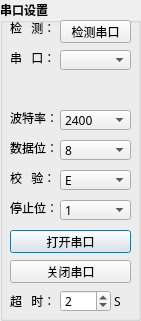
   <widget class="QGroupBox" name="groupBox_8">
    <property name="geometry">
     <rect>
      <x>20</x>
      <y>27</y>
      <width>141</width>
      <height>321</height>
     </rect>
    </property>
    <property name="font">
     <font>
      <family>Microsoft YaHei</family>
      <pointsize>9</pointsize>
      <weight>75</weight>
      <bold>true</bold>
     </font>
    </property>
    <property name="title">
     <string>串口设置</string>
    </property>
    <widget class="QPushButton" name="pbClosePort">
     <property name="geometry">
      <rect>
       <x>10</x>
       <y>260</y>
       <width>121</width>
       <height>23</height>
      </rect>
     </property>
     <property name="font">
      <font>
       <family>Microsoft YaHei</family>
       <pointsize>9</pointsize>
       <weight>50</weight>
       <bold>false</bold>
      </font>
     </property>
     <property name="text">
      <string>关闭串口</string>
     </property>
    </widget>
    <widget class="QComboBox" name="cbPortList">
     <property name="geometry">
      <rect>
       <x>60</x>
       <y>50</y>
       <width>71</width>
       <height>20</height>
      </rect>
     </property>
     <property name="font">
      <font>
       <family>Microsoft YaHei</family>
       <pointsize>9</pointsize>
       <weight>50</weight>
       <bold>false</bold>
      </font>
     </property>
    </widget>
    <widget class="QPushButton" name="pbOpenPort">
     <property name="geometry">
      <rect>
       <x>10</x>
       <y>230</y>
       <width>121</width>
       <height>23</height>
      </rect>
     </property>
     <property name="font">
      <font>
       <family>Microsoft YaHei</family>
       <pointsize>9</pointsize>
       <weight>50</weight>
       <bold>false</bold>
      </font>
     </property>
     <property name="text">
      <string>打开串口</string>
     </property>
     <property name="default">
      <bool>true</bool>
     </property>
    </widget>
    <widget class="QPushButton" name="pbCheckPort">
     <property name="geometry">
      <rect>
       <x>60</x>
       <y>20</y>
       <width>71</width>
       <height>23</height>
      </rect>
     </property>
     <property name="font">
      <font>
       <family>Microsoft YaHei</family>
       <pointsize>9</pointsize>
       <weight>50</weight>
       <bold>false</bold>
      </font>
     </property>
     <property name="text">
      <string>检测串口</string>
     </property>
     <property name="autoRepeatInterval">
      <number>100</number>
     </property>
     <property name="default">
      <bool>false</bool>
     </property>
    </widget>
    <widget class="QLabel" name="lbPortName">
     <property name="geometry">
      <rect>
       <x>10</x>
       <y>80</y>
       <width>121</width>
       <height>20</height>
      </rect>
     </property>
     <property name="font">
      <font>
       <family>Microsoft YaHei</family>
       <weight>50</weight>
       <bold>false</bold>
      </font>
     </property>
     <property name="text">
      <string/>
     </property>
     <property name="textFormat">
      <enum>Qt::AutoText</enum>
     </property>
     <property name="scaledContents">
      <bool>true</bool>
     </property>
     <property name="alignment">
      <set>Qt::AlignRight|Qt::AlignTrailing|Qt::AlignVCenter</set>
     </property>
    </widget>
    <widget class="QComboBox" name="cbBytesize">
     <property name="geometry">
      <rect>
       <x>60</x>
       <y>140</y>
       <width>71</width>
       <height>20</height>
      </rect>
     </property>
     <property name="font">
      <font>
       <family>Microsoft YaHei</family>
       <pointsize>9</pointsize>
       <weight>50</weight>
       <bold>false</bold>
      </font>
     </property>
     <item>
      <property name="text">
       <string>8</string>
      </property>
     </item>
     <item>
      <property name="text">
       <string>7</string>
      </property>
     </item>
     <item>
      <property name="text">
       <string>6</string>
      </property>
     </item>
     <item>
      <property name="text">
       <string>5</string>
      </property>
     </item>
    </widget>
    <widget class="QComboBox" name="cbStopbits">
     <property name="geometry">
      <rect>
       <x>60</x>
       <y>200</y>
       <width>71</width>
       <height>20</height>
      </rect>
     </property>
     <property name="font">
      <font>
       <family>Microsoft YaHei</family>
       <pointsize>9</pointsize>
       <weight>50</weight>
       <bold>false</bold>
      </font>
     </property>
     <item>
      <property name="text">
       <string>1</string>
      </property>
     </item>
     <item>
      <property name="text">
       <string>2</string>
      </property>
     </item>
    </widget>
    <widget class="QComboBox" name="cbParity">
     <property name="geometry">
      <rect>
       <x>60</x>
       <y>170</y>
       <width>71</width>
       <height>20</height>
      </rect>
     </property>
     <property name="font">
      <font>
       <family>Microsoft YaHei</family>
       <pointsize>9</pointsize>
       <weight>50</weight>
       <bold>false</bold>
      </font>
     </property>
     <property name="currentText">
      <string>E</string>
     </property>
     <item>
      <property name="text">
       <string>E</string>
      </property>
     </item>
     <item>
      <property name="text">
       <string>O</string>
      </property>
     </item>
     <item>
      <property name="text">
       <string>N</string>
      </property>
     </item>
    </widget>
    <widget class="QComboBox" name="cbBaudrate">
     <property name="geometry">
      <rect>
       <x>60</x>
       <y>110</y>
       <width>71</width>
       <height>20</height>
      </rect>
     </property>
     <property name="font">
      <font>
       <family>Microsoft YaHei</family>
       <pointsize>9</pointsize>
       <weight>50</weight>
       <bold>false</bold>
      </font>
     </property>
     <item>
      <property name="text">
       <string>2400</string>
      </property>
     </item>
     <item>
      <property name="text">
       <string>4800</string>
      </property>
     </item>
     <item>
      <property name="text">
       <string>9600</string>
      </property>
     </item>
     <item>
      <property name="text">
       <string>14400</string>
      </property>
     </item>
     <item>
      <property name="text">
       <string>19200</string>
      </property>
     </item>
     <item>
      <property name="text">
       <string>38400</string>
      </property>
     </item>
     <item>
      <property name="text">
       <string>57600</string>
      </property>
     </item>
     <item>
      <property name="text">
       <string>115200</string>
      </property>
     </item>
    </widget>
    <widget class="QLabel" name="label_16">
     <property name="geometry">
      <rect>
       <x>10</x>
       <y>20</y>
       <width>48</width>
       <height>16</height>
      </rect>
     </property>
     <property name="font">
      <font>
       <family>Microsoft YaHei</family>
       <pointsize>9</pointsize>
       <weight>50</weight>
       <bold>false</bold>
      </font>
     </property>
     <property name="text">
      <string>检   测：</string>
     </property>
    </widget>
    <widget class="QLabel" name="label_17">
     <property name="geometry">
      <rect>
       <x>10</x>
       <y>50</y>
       <width>48</width>
       <height>16</height>
      </rect>
     </property>
     <property name="font">
      <font>
       <family>Microsoft YaHei</family>
       <pointsize>9</pointsize>
       <weight>50</weight>
       <bold>false</bold>
      </font>
     </property>
     <property name="text">
      <string>串   口：</string>
     </property>
    </widget>
    <widget class="QLabel" name="label_18">
     <property name="geometry">
      <rect>
       <x>10</x>
       <y>110</y>
       <width>48</width>
       <height>16</height>
      </rect>
     </property>
     <property name="font">
      <font>
       <family>Microsoft YaHei</family>
       <pointsize>9</pointsize>
       <weight>50</weight>
       <bold>false</bold>
      </font>
     </property>
     <property name="text">
      <string>波特率：</string>
     </property>
    </widget>
    <widget class="QLabel" name="label_19">
     <property name="geometry">
      <rect>
       <x>10</x>
       <y>140</y>
       <width>48</width>
       <height>16</height>
      </rect>
     </property>
     <property name="font">
      <font>
       <family>Microsoft YaHei</family>
       <pointsize>9</pointsize>
       <weight>50</weight>
       <bold>false</bold>
      </font>
     </property>
     <property name="text">
      <string>数据位：</string>
     </property>
    </widget>
    <widget class="QLabel" name="label_20">
     <property name="geometry">
      <rect>
       <x>10</x>
       <y>170</y>
       <width>48</width>
       <height>16</height>
      </rect>
     </property>
     <property name="font">
      <font>
       <family>Microsoft YaHei</family>
       <pointsize>9</pointsize>
       <weight>50</weight>
       <bold>false</bold>
      </font>
     </property>
     <property name="text">
      <string>校   验：</string>
     </property>
    </widget>
    <widget class="QLabel" name="label_21">
     <property name="geometry">
      <rect>
       <x>10</x>
       <y>200</y>
       <width>48</width>
       <height>16</height>
      </rect>
     </property>
     <property name="font">
      <font>
       <family>Microsoft YaHei</family>
       <pointsize>9</pointsize>
       <weight>50</weight>
       <bold>false</bold>
      </font>
     </property>
     <property name="text">
      <string>停止位：</string>
     </property>
    </widget>
    <widget class="QLabel" name="label_41">
     <property name="geometry">
      <rect>
       <x>10</x>
       <y>293</y>
       <width>48</width>
       <height>16</height>
      </rect>
     </property>
     <property name="font">
      <font>
       <family>Microsoft YaHei</family>
       <pointsize>9</pointsize>
       <weight>50</weight>
       <bold>false</bold>
      </font>
     </property>
     <property name="text">
      <string>超   时：</string>
     </property>
    </widget>
    <widget class="QSpinBox" name="sbTimeout">
     <property name="geometry">
      <rect>
       <x>60</x>
       <y>290</y>
       <width>51</width>
       <height>22</height>
      </rect>
     </property>
     <property name="font">
      <font>
       <family>Microsoft YaHei</family>
       <pointsize>9</pointsize>
       <weight>50</weight>
       <bold>false</bold>
      </font>
     </property>
     <property name="minimum">
      <number>1</number>
     </property>
     <property name="maximum">
      <number>30</number>
     </property>
     <property name="value">
      <number>2</number>
     </property>
    </widget>
    <widget class="QLabel" name="label_42">
     <property name="geometry">
      <rect>
       <x>114</x>
       <y>293</y>
       <width>21</width>
       <height>16</height>
      </rect>
     </property>
     <property name="font">
      <font>
       <family>Microsoft YaHei</family>
       <pointsize>9</pointsize>
       <weight>50</weight>
       <bold>false</bold>
      </font>
     </property>
     <property name="text">
      <string>S</string>
     </property>
    </widget>
   </widget>
